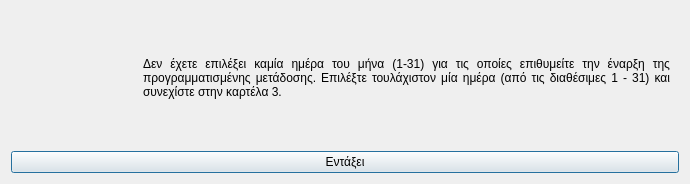
<?xml version="1.0" encoding="UTF-8"?>
<ui version="4.0">
 <class>Dialog</class>
 <widget class="QDialog" name="Dialog">
  <property name="geometry">
   <rect>
    <x>0</x>
    <y>0</y>
    <width>690</width>
    <height>184</height>
   </rect>
  </property>
  <property name="windowTitle">
   <string>Ελλιπή δεδομένα</string>
  </property>
  <property name="windowIcon">
   <iconset resource="../../../../icons.qrc">
    <normaloff>:/rest-windows/assets/images/rest-windows/information.png</normaloff>:/rest-windows/assets/images/rest-windows/information.png</iconset>
  </property>
  <layout class="QGridLayout" name="gridLayout">
   <item row="0" column="0">
    <widget class="QFrame" name="frame">
     <property name="styleSheet">
      <string notr="true">QFrame{border:0px;}</string>
     </property>
     <property name="frameShape">
      <enum>QFrame::StyledPanel</enum>
     </property>
     <property name="frameShadow">
      <enum>QFrame::Raised</enum>
     </property>
     <layout class="QHBoxLayout" name="horizontalLayout">
      <item>
       <widget class="QLabel" name="image_label">
        <property name="maximumSize">
         <size>
          <width>117</width>
          <height>117</height>
         </size>
        </property>
        <property name="text">
         <string/>
        </property>
        <property name="pixmap">
         <pixmap resource="../../../../icons.qrc">:/rest-windows/assets/images/rest-windows/information.png</pixmap>
        </property>
        <property name="scaledContents">
         <bool>true</bool>
        </property>
       </widget>
      </item>
      <item>
       <widget class="QLabel" name="label">
        <property name="text">
         <string>Δεν έχετε επιλέξει καμία ημέρα του μήνα (1-31) για τις οποίες επιθυμείτε την έναρξη της προγραμματισμένης μετάδοσης. Επιλέξτε τουλάχιστον μία ημέρα (από τις διαθέσιμες 1 - 31) και συνεχίστε στην καρτέλα 3.</string>
        </property>
        <property name="alignment">
         <set>Qt::AlignJustify|Qt::AlignVCenter</set>
        </property>
        <property name="wordWrap">
         <bool>true</bool>
        </property>
       </widget>
      </item>
     </layout>
    </widget>
   </item>
   <item row="1" column="0">
    <widget class="QPushButton" name="ok">
     <property name="text">
      <string>Εντάξει</string>
     </property>
     <property name="icon">
      <iconset resource="../../../../icons.qrc">
       <normaloff>:/rest-windows/assets/images/rest-windows/ok.png</normaloff>:/rest-windows/assets/images/rest-windows/ok.png</iconset>
     </property>
    </widget>
   </item>
  </layout>
 </widget>
 <tabstops>
  <tabstop>ok</tabstop>
 </tabstops>
 <resources>
  <include location="../../../../icons.qrc"/>
  <include location="../../../../icons.qrc"/>
  <include location="../../../../icons.qrc"/>
  <include location="../../../../icons.qrc"/>
  <include location="../../../../icons.qrc"/>
 </resources>
 <connections/>
</ui>
